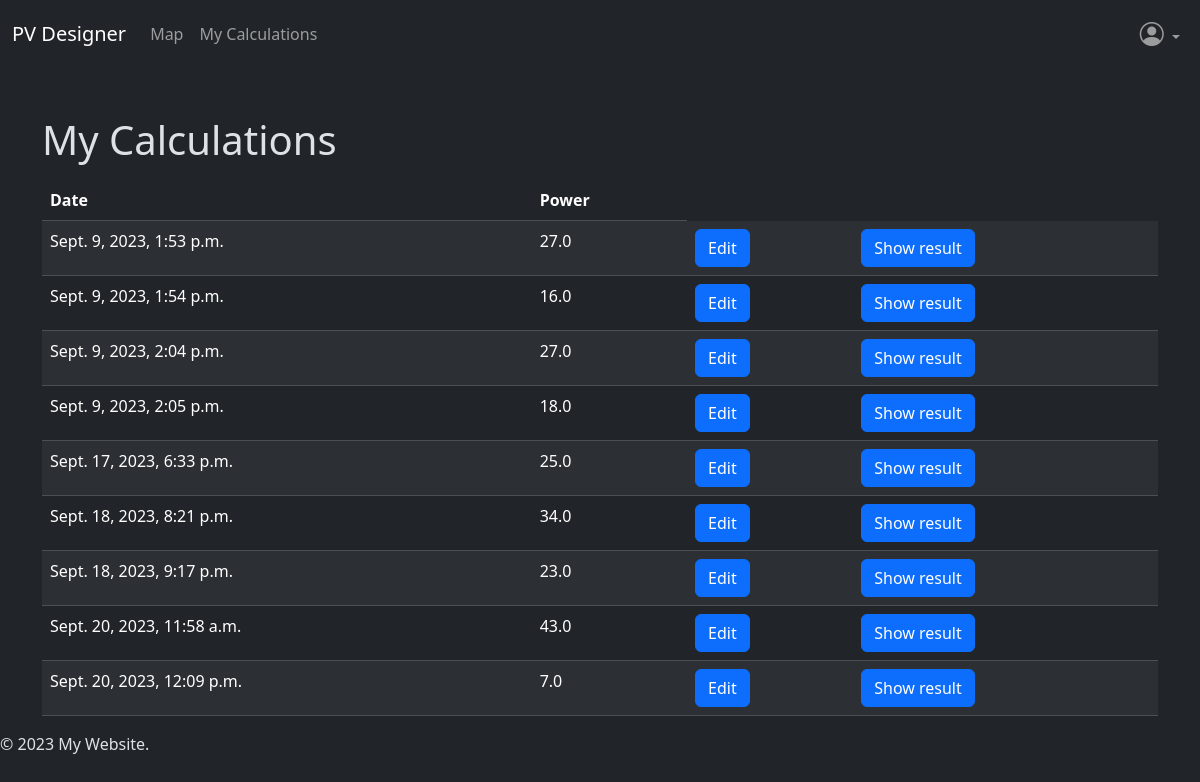
Page /calculations/ (signed in) on the committed database.
### web_pv_designer/models.py (models this page shows, shortened)
class SolarPVCalculator(models.Model):
    user = models.ForeignKey(CustomUser, on_delete=models.CASCADE, null=True)
    installed_peak_power = models.FloatField()
    system_loss = models.FloatField()
    mounting_position = models.CharField(max_length=20, choices=(
        ('option1', 'Free standing'),
        ('option2', 'Roof added'),
    ))
    slope = models.FloatField()
    azimuth = models.FloatField()
    optimize_slope = models.BooleanField(default=False)
    optimize_slope_and_azimuth = models.BooleanField(default=False)
    pv_electricity_price = models.BooleanField(default=False)
    pv_system_cost = models.FloatField(blank=True, null=True)
    interest = models.FloatField(blank=True, null=True)
    lifetime = models.IntegerField(blank=True, null=True)
    latitude = models.FloatField(blank=True, null=True)
    longitude = models.FloatField(blank=True, null=True)
    created_at = models.DateTimeField(auto_now_add=True)
    map_data = models.ForeignKey(MapData, on_delete=models.CASCADE, null=True)

### web_pv_designer/views.py (the view)
# urls.py: path('calculations/', views.calculations_list, name='calculations'),
def calculations_list(request):
    records = SolarPVCalculator.objects.filter(user=request.user)
    context = {'records': records}
    return render(request, 'user_calculations.html', context)

### web_pv_designer/templates/user_calculations.html
{% extends 'base.html' %}
{% block content %}
    <div class="container mt-5">
        <h1>My Calculations</h1>
        <table class="table table-striped mt-3">
            <thead>
            <tr>
                <th>Date</th>
                <th>Power</th>
            </tr>
            </thead>
            <tbody>
            {% for record in records %}
                <tr>
                    <td>{{ record.created_at }}</td>
                    <td>{{ record.installed_peak_power }}</td>
                    <td><a href="{% url 'map' %}?record_id={{ record.map_data.id }}" class="btn btn-primary">Edit</a></td>
                    <td><a href="{% url 'get_pdf_result' %}?calculation_id={{ record.id }}" class="btn btn-primary">Show result</a></td>
                </tr>
            {% endfor %}
            </tbody>
        </table>
    </div>
{% endblock %}

### rows in the picture
SolarPVCalculator: created_at "Sept. 9, 2023, 1:53 p.m.", installed_peak_power "27.0"
SolarPVCalculator: created_at "Sept. 9, 2023, 1:54 p.m.", installed_peak_power "16.0"
SolarPVCalculator: created_at "Sept. 9, 2023, 2:04 p.m.", installed_peak_power "27.0"
SolarPVCalculator: created_at "Sept. 9, 2023, 2:05 p.m.", installed_peak_power "18.0"
SolarPVCalculator: created_at "Sept. 17, 2023, 6:33 p.m.", installed_peak_power "25.0"
SolarPVCalculator: created_at "Sept. 18, 2023, 8:21 p.m.", installed_peak_power "34.0"
SolarPVCalculator: created_at "Sept. 18, 2023, 9:17 p.m.", installed_peak_power "23.0"
SolarPVCalculator: created_at "Sept. 20, 2023, 11:58 a.m.", installed_peak_power "43.0"
SolarPVCalculator: created_at "Sept. 20, 2023, 12:09 p.m.", installed_peak_power "7.0"
